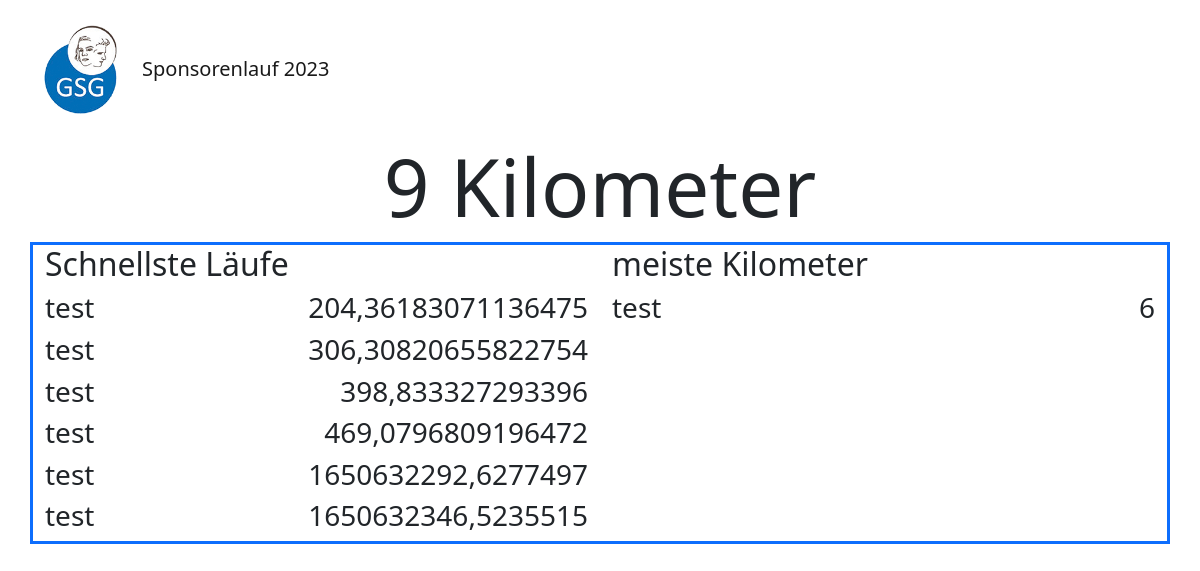
/leaderboard, run on an earlier commit of the app's database.
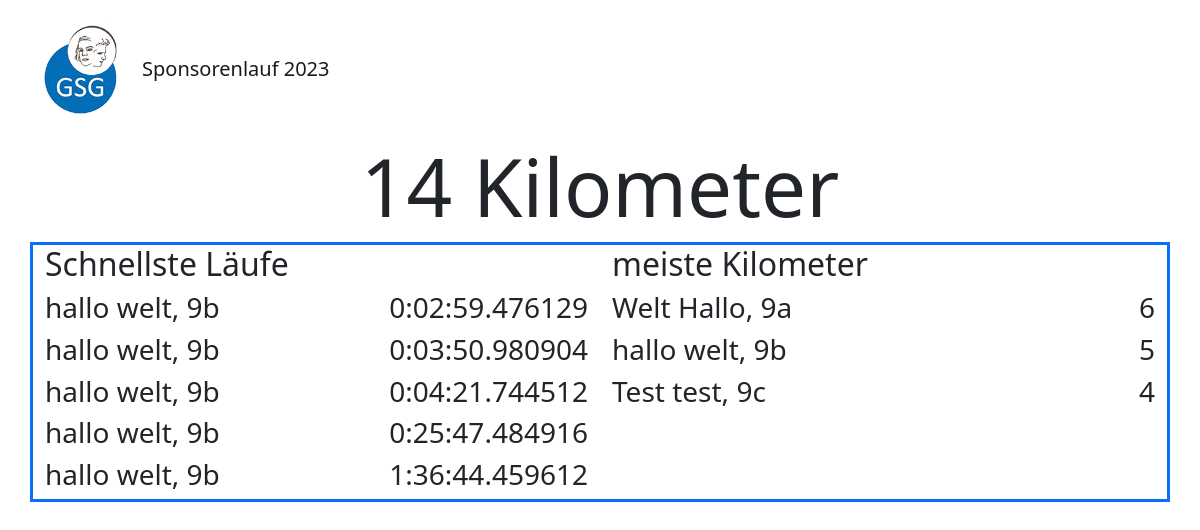
And on a later commit of the database.
### server/models.py (models this page shows, shortened)
class Runde(models.Model):
    student = models.ForeignKey(Student, on_delete=models.CASCADE)
    number = models.IntegerField()
    endtime = models.TimeField(auto_now_add=True)
    time = models.CharField(max_length=200)

class Student(models.Model):
    code = models.CharField(max_length=6, primary_key=True, unique=True)
    name = models.CharField(max_length=200)
    lastseen = models.FloatField(default=time.time())
    kilometer = models.IntegerField(default=0)

### server/views.py (the view)
# urls.py: path("leaderboard", views.leaderboard, name="leaderboard"),
def leaderboard(request):
    kilometer = School.objects.get().kilometer
    lauf = Runde.objects.order_by("time")
    meiste_kilometer = Student.objects.order_by("-kilometer")
    return render(request, "leaderboard.html", {'kilometer': kilometer, 'lauf': lauf, 'meiste_kilometer': meiste_kilometer})

### server/templates/leaderboard.html (shortened to what this page needs)
{% load static %}
<!DOCTYPE html>
<html lang="de">
<head>
    <link rel="stylesheet" href="{% static 'assets/bootstrap/css/bootstrap.min.css' %}">
    <link rel="stylesheet" href="{% static 'assets/fonts/fontawesome-all.min.css' %}">
    <link rel="stylesheet" href="{% static 'assets/css/Navbar-Right-Links-Dark-icons.css' %}">
</head>
<body>
    <nav class="navbar navbar-light navbar-expand-md py-3">
        <div class="container"><a class="navbar-brand d-flex align-items-center" href="#"><img src="{% static 'assets/img/LogoGSG-1952467691.png' %}" width="79" height="96"><span style="margin: 21px;">Sponsorenlauf 2023</span></a></div>
    </nav>
    <div class="container">
        <h1 class="display-1" style="text-align: center;">{{ kilometer }} Kilometer</h1>
    </div>
    <div class="container" style="position: relative;display: block;border-style: solid;border-color: var(--bs-blue);">
        <div class="row">
            <div class="col-md-6">
                <h2>Schnellste Läufe</h2>
                {% for lauf in lauf %}
                <div class="row">
                    <div class="col-auto">
                        <h3>{{ lauf.student.name }}</h3>
                    </div>
                    <div class="col" style="border-width: 0px;border-color: rgb(0,0,0);">
                        <h3 style="text-align: right;">{{ lauf.time }}</h3>
                    </div>
                </div>
                {% endfor %}
            </div>
            <div class="col-md-6">
                <h2>meiste Kilometer</h2>
                {% for student in meiste_kilometer %}
                <div class="row">
                    <div class="col-auto">
                        <h3>{{ student.name }}</h3>
                    </div>
                    <div class="col">
                        <h3 style="text-align: right;">{{ student.kilometer }}</h3>
                    </div>
                </div>
                {% endfor %}
            </div>
        </div>
    </div>
</body>
</html>

What changed in the data, as far as the page shows it:
removed Runde: student.name "test", time "204,36183071136475"
removed Runde: student.name "test", time "306,30820655822754"
removed Runde: student.name "test", time "398,833327293396"
removed Runde: student.name "test", time "469,0796809196472"
removed Runde: student.name "test", time "1650632292,6277497"
removed Runde: student.name "test", time "1650632346,5235515"
removed Student: name "test", kilometer "6"
added Runde: student.name "hallo welt, 9b", time "0:02:59.476129"
added Runde: student.name "hallo welt, 9b", time "0:03:50.980904"
added Runde: student.name "hallo welt, 9b", time "0:04:21.744512"
added Runde: student.name "hallo welt, 9b", time "0:25:47.484916"
added Runde: student.name "hallo welt, 9b", time "1:36:44.459612"
added Student: name "Welt Hallo, 9a", kilometer "6"
added Student: name "hallo welt, 9b", kilometer "5"
added Student: name "Test test, 9c", kilometer "4"
Also different on the page:
{{ kilometer }}: "9" → "14"
